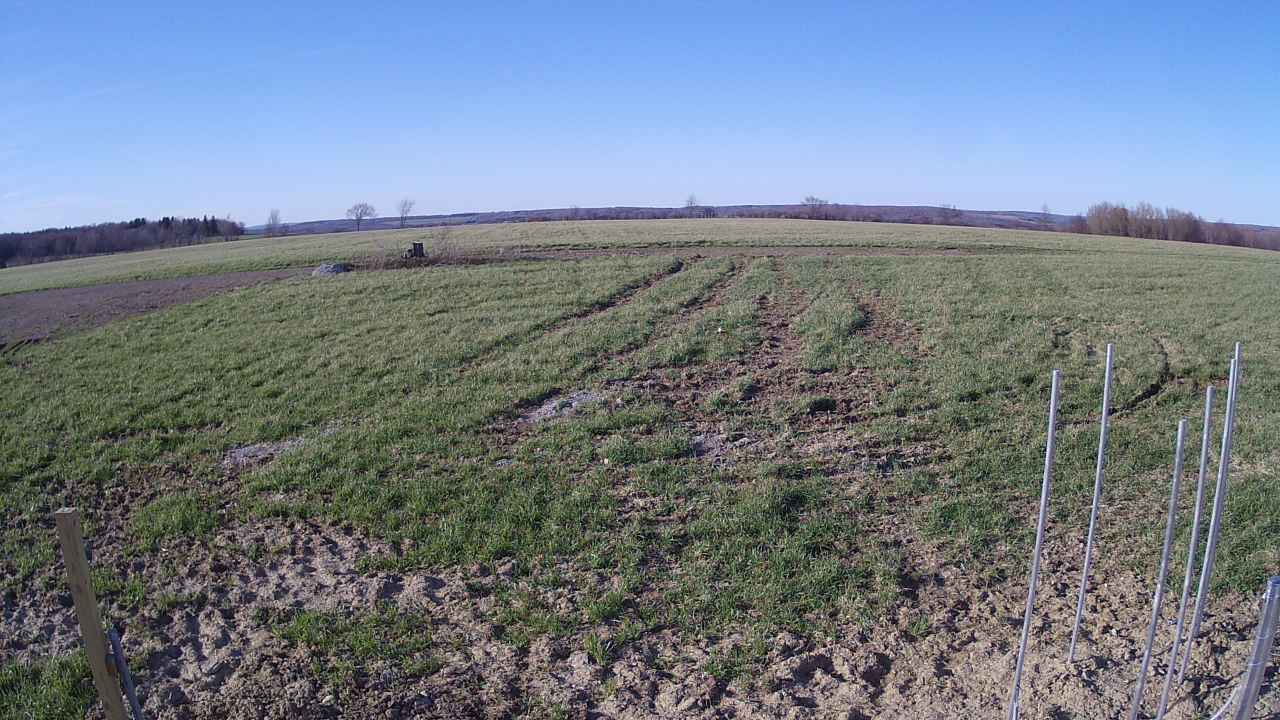
#> input picture mesonet/20160420T221001_DELE.jpg, 1280 x 720 px, found by its file name
$ jupyter execute --allow-errors obj_dir.ipynb   (shell and % lines are left out)
#> lines starting #> are read from the running program, lines starting #| are printed output that depends on the picture; after the words box and inside, x2 and y2 are one past the last pixel; in counts of white or black regions, pixels touching at a corner belong together; pictures that were not available may be replaced by others from this repository, and a replacement may not be noted
[cell 1]
import cv2
from matplotlib import pyplot as plt
import numpy as np
# import the necessary packages
from collections import deque
from imutils.video import VideoStream
# import numpy as np
import argparse
# import cv2
import imutils
import time
from IPython import display
from IPython.display import Video

#add back in when taking out of notebook and to use command line args
# construct the argument parse and parse the arguments
# ap = argparse.ArgumentParser()
# ap.add_argument("-v", "--video",
# 	help="path to the (optional) video file")
# ap.add_argument("-b", "--buffer", type=int, default=32,
# 	help="max buffer size")
# args = vars(ap.parse_args())

image_path = '/home/arnold/raindrop-detection-cnn/mesonet/20160420T221001_DELE.jpg'
rawImage = cv2.imread(image_path)
#> rawImage is the input picture: shape (720, 1280, 3); mean B, G, R 138.7, 126.1, 114.9
#large white color
hsv = cv2.cvtColor(rawImage, cv2.COLOR_BGR2HSV)
#> hsv: shape (720, 1280, 3); mean H, S, V 74.2, 62.9, 148.1
lower_white = np.array([0,0,180])
higher_white = np.array([255,255,255])
white_range = cv2.inRange(rawImage, lower_white, higher_white)
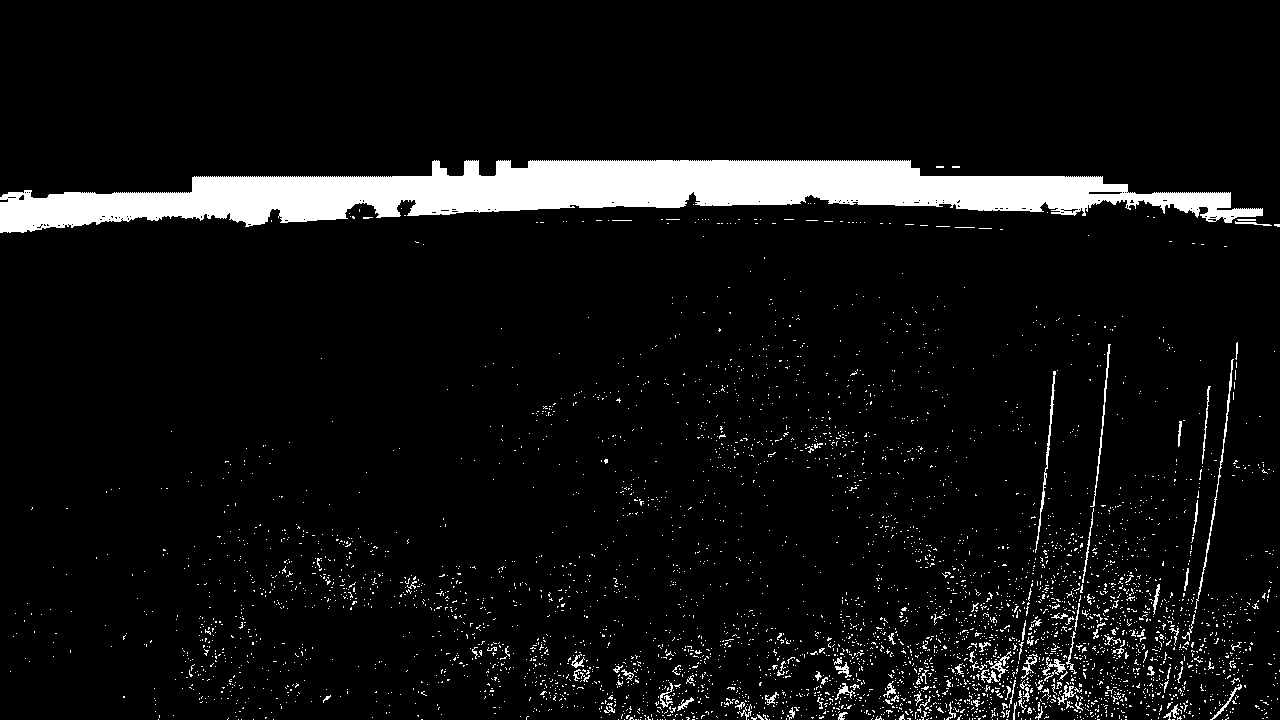
#> white_range: shape (720, 1280); 6.8% white; 4220 white regions (4104 under 20 px), largest, box (x1, y1, x2, y2) and area: (0, 160, 1263, 233) 45753, (1195, 359, 1234, 609) 444, (1035, 371, 1056, 553) 374

# cv2.imshow("White", white_range);cv2.waitKey(0);
plt.imshow(white_range)
#> (this line was passed over: IPython is not available in this run)
plt.show()

[cell 2]
#for video
# define the lower and upper boundaries of the "green"
# ball in the HSV color space
greenLower = (29, 86, 6)
greenUpper = (64, 255, 255)
# initialize the list of tracked points, the frame counter,
# and the coordinate deltas
#> (the rest of this cell did not finish here and is left out)

[cell 3]
from bokeh.plotting import figure
from bokeh.io import output_notebook, show, push_notebook
import cv2
import time
output_notebook()

cap = cv2.VideoCapture("/home/arnold/raindrop-detection-cnn/mygeneratedvideo.mp4")
ret, frame = cap.read()
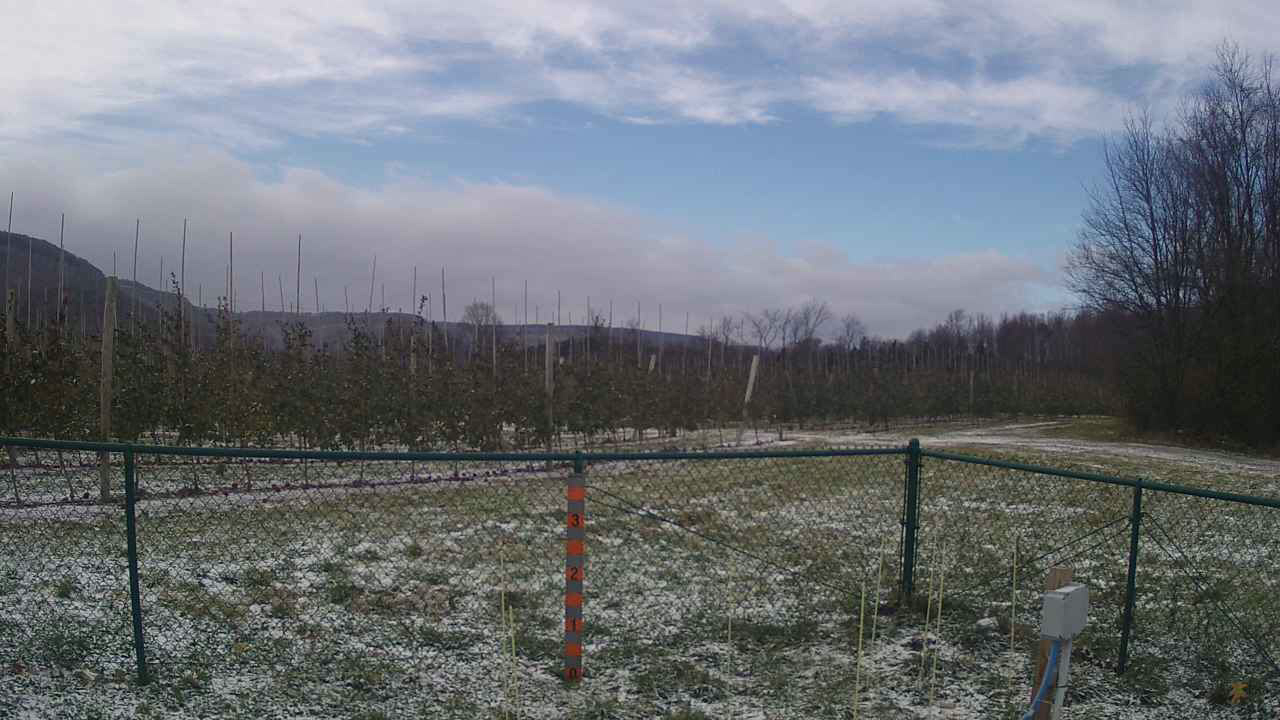
#> input picture frame 1 of project.avi, 1280 x 720 px, given in place of mygeneratedvideo.mp4, which was not available
#> frame is the input picture: shape (720, 1280, 3); mean B, G, R 119.6, 113.4, 107.8
# frame=cv2.cvtColor(frame, cv2.COLOR_BGR2RGBA) # because Bokeh expects a RGBA image
frame=cv2.flip(frame, -1) # because Bokeh flips vertically
width=frame.shape[1]
#> width = 1280
height=frame.shape[0]
#> height = 720
p = figure(x_range=(0,width), y_range=(0,height), output_backend="webgl", width=width, height=height)
myImage = p.image_rgba(image=[frame], x=0, y=0, dw=width, dh=height)
show(p, notebook_handle=True)

# [7 lines of commented-out code are left out]

[cell 4]
#to track frame by frame and process individually
# keep looping
whiteUpper = (0,0,180)
whiteLower = (255,255,255)
lower_white = np.array([0,0,180])
higher_white = np.array([255,255,255])
pts = deque([], maxlen=32)
counter = 0
(dX, dY) = (0, 0)
direction = ""
#to store images to then save to video
img_array = []

vs = cv2.VideoCapture("/home/arnold/raindrop-detection-cnn/imgvideo.mp4")
while True:
    # grab the current frame
    ret, frame = vs.read()
# [8 lines of commented-out code are left out]

    if frame is None:
        break
#     print(frame)
    # resize the frame, blur it, and convert it to the HSV
    # color space
#     frame = imutils.resize(frame, width=600)
    blurred = cv2.GaussianBlur(frame, (11, 11), 0)
    hsv = cv2.cvtColor(blurred, cv2.COLOR_BGR2HSV)
#> hsv: shape (720, 1280, 3); mean H, S, V 79.4, 38.8, 123.8
    # construct a mask for the color "green", then perform
    # a series of dilations and erosions to remove any small
    # blobs left in the mask
    mask = cv2.inRange(hsv, lower_white, higher_white)
#> mask: shape (720, 1280); 29.7% white; 3 white regions (1 under 20 px), largest, box (x1, y1, x2, y2) and area: (0, 0, 1280, 283) 272769, (1021, 279, 1079, 311) 1108
    mask = cv2.erode(mask, None, iterations=2)
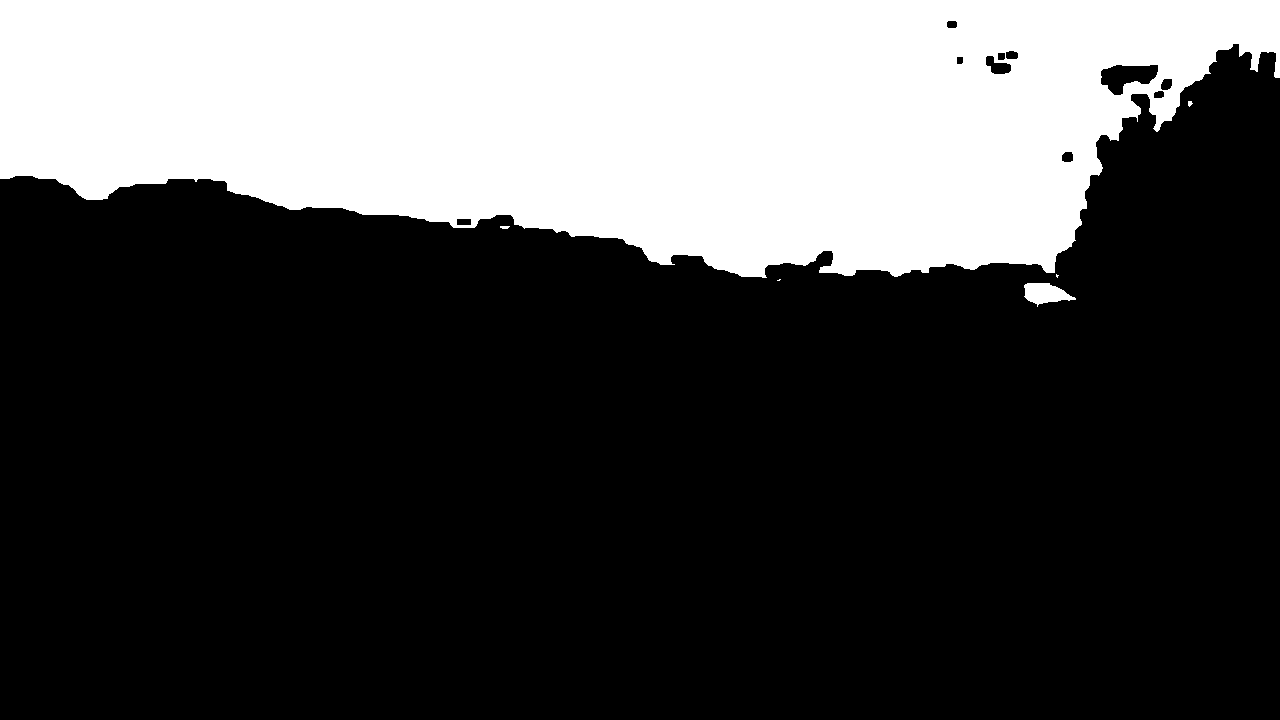
#> mask: shape (720, 1280); 29.1% white; 6 white regions (2 under 20 px), largest, box (x1, y1, x2, y2) and area: (0, 0, 1280, 278) 266935, (1024, 283, 1076, 307) 752, (500, 226, 510, 229) 25, (1188, 101, 1193, 107) 21
    mask = cv2.dilate(mask, None, iterations=2)
#> mask: shape (720, 1280); 29.7% white; 4 white regions
    # find contours in the mask and initialize the current
    # (x, y) center of the ball
    cnts = cv2.findContours(mask.copy(), cv2.RETR_EXTERNAL,
        cv2.CHAIN_APPROX_SIMPLE)
#> cnts = 4 contours; box (x1, y1, x2, y2) and area: (0, 0, 1280, 280) 271619, (1022, 281, 1078, 309) 1012, (1186, 99, 1195, 109) 66, (775, 277, 783, 283) 33
    cnts = imutils.grab_contours(cnts)
    #print(len(cnts))
    center = None
        # only proceed if at least one contour was found
    #print(frame)
    if len(cnts) > 0:
        # find the largest contour in the mask, then use
        # it to compute the minimum enclosing circle and
        # centroid
        c = max(cnts, key=cv2.contourArea)
#> c = contour of 601 points, box (x1, y1, x2, y2) (0, 0, 1280, 280), area 271619
        ((x, y), radius) = cv2.minEnclosingCircle(c)
#> x = 639.5; y = 90; radius = 645.8
        M = cv2.moments(c)
#> M = moments, m00 271619, centre m10/m00, m01/m00 = (625.6, 114.3)
        center = (int(M["m10"] / M["m00"]), int(M["m01"] / M["m00"]))
#> center = (625, 114)
        # only proceed if the radius meets a minimum size
        #print(radius)
        if radius > 10:
            # draw the circle and centroid on the frame,
            # then update the list of tracked points
            cv2.circle(frame, (int(x), int(y)), int(radius),
                (0, 255, 255), 2)
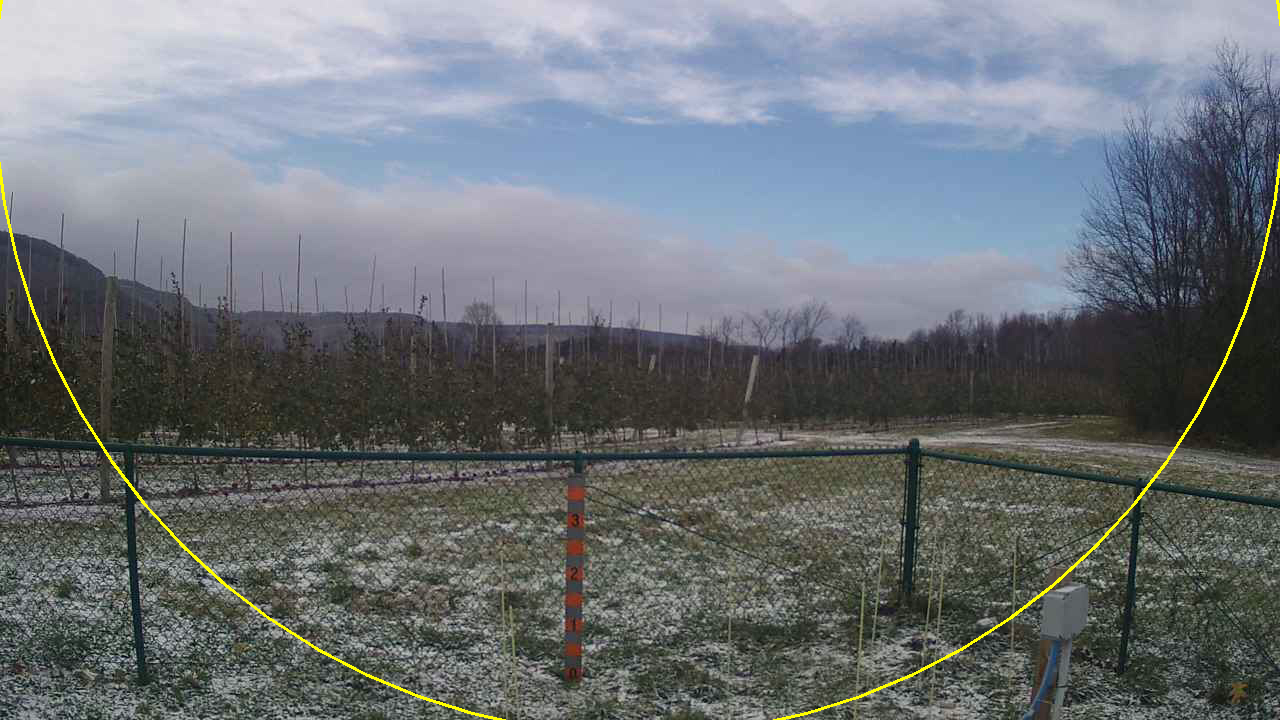
#> frame: shape (720, 1280, 3); 0.53% of pixels changed, all inside (x1, y1, x2, y2) = (0, 0, 1280, 720)
            cv2.circle(frame, center, 5, (0, 0, 255), -1)
#> frame: shape (720, 1280, 3); 0.01% of pixels changed, all inside (x1, y1, x2, y2) = (620, 109, 631, 120)
            pts.appendleft(center)
            #print(pts)
            	# loop over the set of tracked points
    for i in np.arange(1, len(pts)):
        # if either of the tracked points are None, ignore
        # them
        if pts[i - 1] is None or pts[i] is None:
            continue
        # check to see if enough points have been accumulated in
        # the buffer
        if counter >= 10 and i == 1 and pts[-5] is not None:
            # compute the difference between the x and y
            # coordinates and re-initialize the direction
            # text variables
            dX = pts[-5][0] - pts[i][0]
            dY = pts[-5][1] - pts[i][1]
            (dirX, dirY) = ("", "")
            # ensure there is significant movement in the
            # x-direction
            if np.abs(dX) > 20:
                dirX = "East" if np.sign(dX) == 1 else "West"
            # ensure there is significant movement in the
            # y-direction
            if np.abs(dY) > 20:
                dirY = "North" if np.sign(dY) == 1 else "South"
            # handle when both directions are non-empty
            if dirX != "" and dirY != "":
                direction = "{}-{}".format(dirY, dirX)
            # otherwise, only one direction is non-empty
            else:
                    direction = dirX if dirX != "" else dirY
            # otherwise, compute the thickness of the line and
#         print("drwing")# draw the connecting lines
        thickness = int(np.sqrt(32 / float(i + 1)) * 2.5)
        cv2.line(frame, pts[i - 1], pts[i], (0, 0, 255), thickness)
    # show the movement deltas and the direction of movement on
#     print(frame)# the frame
    cv2.putText(frame, direction, (10, 30), cv2.FONT_HERSHEY_SIMPLEX,
        0.65, (0, 0, 255), 3)
    cv2.putText(frame, "dx: {}, dy: {}".format(dX, dY),
        (10, frame.shape[0] - 10), cv2.FONT_HERSHEY_SIMPLEX,
        0.35, (0, 0, 255), 1)
#> frame: shape (720, 1280, 3); mean B, G, R 119.2, 114.3, 108.7
    # show the frame to our screen and increment the frame counter
#     cv2.imshow("Frame", frame)
    #print(frame)
    height, width, layers = frame.shape
#> layers = 3
    #print(width,height)
    img_array.append(frame)
    # [7 lines of commented-out code are left out]
    counter += 1
# vs.release()

#uncomment to ssave video
video = cv2.VideoWriter('video_wdir.mp4',cv2.VideoWriter_fourcc(*'FMP4'), 12, (1280, 720))

#add each image to video as frame
for i in range(len(img_array)):
    video.write(img_array[i])
video.release()
